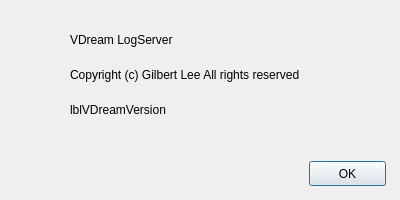
<?xml version="1.0" encoding="UTF-8"?>
<ui version="4.0">
 <class>AboutDlg</class>
 <widget class="QDialog" name="AboutDlg">
  <property name="geometry">
   <rect>
    <x>0</x>
    <y>0</y>
    <width>400</width>
    <height>200</height>
   </rect>
  </property>
  <property name="windowTitle">
   <string>About VDream LogServer</string>
  </property>
  <widget class="QLabel" name="label_2">
   <property name="geometry">
    <rect>
     <x>70</x>
     <y>65</y>
     <width>311</width>
     <height>20</height>
    </rect>
   </property>
   <property name="text">
    <string>Copyright (c) Gilbert Lee All rights reserved</string>
   </property>
   <property name="alignment">
    <set>Qt::AlignLeading|Qt::AlignLeft|Qt::AlignVCenter</set>
   </property>
  </widget>
  <widget class="QLabel" name="label">
   <property name="geometry">
    <rect>
     <x>70</x>
     <y>30</y>
     <width>311</width>
     <height>20</height>
    </rect>
   </property>
   <property name="text">
    <string>VDream LogServer </string>
   </property>
   <property name="alignment">
    <set>Qt::AlignLeading|Qt::AlignLeft|Qt::AlignVCenter</set>
   </property>
  </widget>
  <widget class="QPushButton" name="btnOK">
   <property name="geometry">
    <rect>
     <x>309</x>
     <y>161</y>
     <width>77</width>
     <height>25</height>
    </rect>
   </property>
   <property name="text">
    <string>OK</string>
   </property>
   <property name="default">
    <bool>true</bool>
   </property>
  </widget>
  <widget class="QLabel" name="lblVDreamVersion">
   <property name="geometry">
    <rect>
     <x>70</x>
     <y>100</y>
     <width>311</width>
     <height>20</height>
    </rect>
   </property>
   <property name="text">
    <string>lblVDreamVersion</string>
   </property>
  </widget>
  <widget class="QLabel" name="label_3">
   <property name="enabled">
    <bool>true</bool>
   </property>
   <property name="geometry">
    <rect>
     <x>20</x>
     <y>40</y>
     <width>34</width>
     <height>45</height>
    </rect>
   </property>
   <property name="text">
    <string/>
   </property>
   <property name="pixmap">
    <pixmap resource="logserver.qrc">:/ico/logserver.ico</pixmap>
   </property>
  </widget>
 </widget>
 <resources>
  <include location="logserver.qrc"/>
 </resources>
 <connections/>
</ui>
